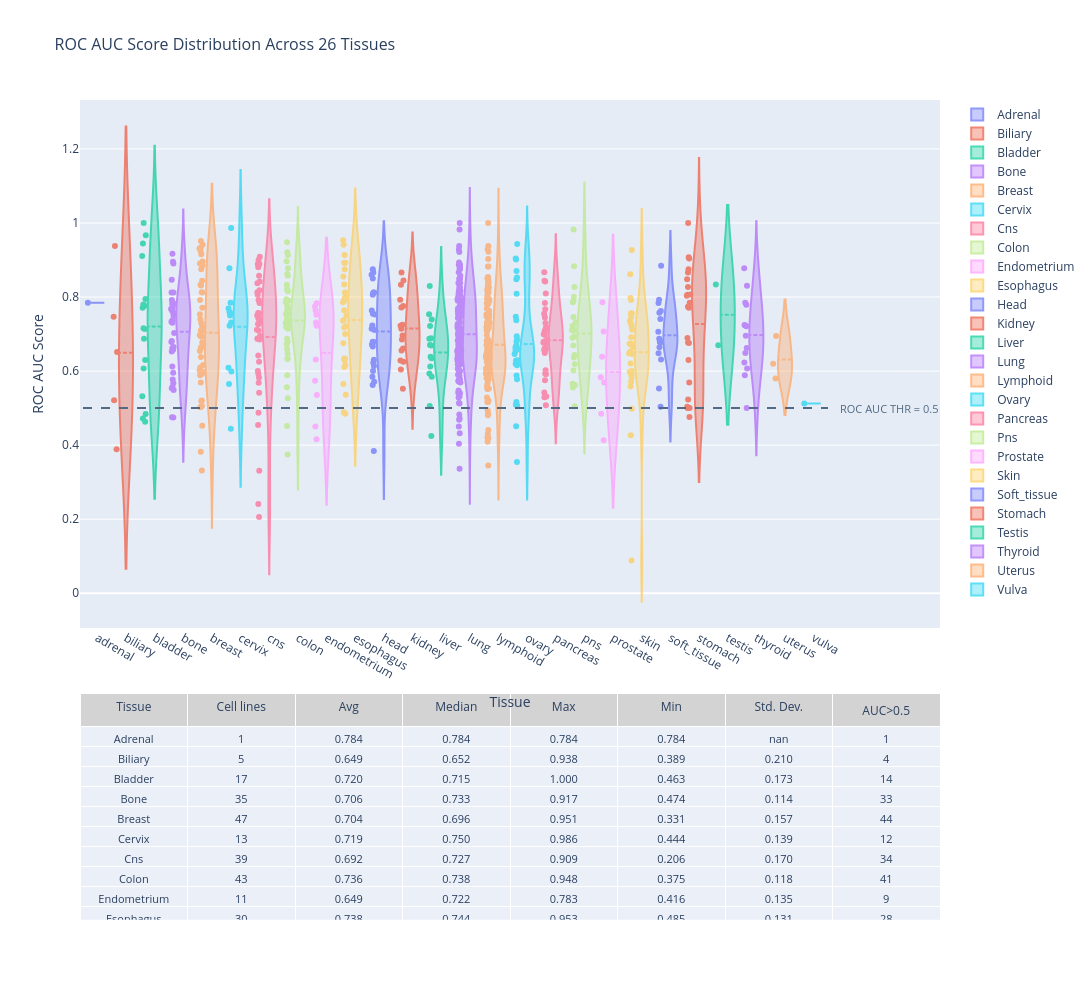

The cell this chart's notebook holds for it:
### Markdown cell above
## ROC AUC Violin Plot

### Code cell
# ROC AUC violin plot
# Use selected_tissues parameter to filter tissues, or None to show all
fig_roc = plot_roc_pr_violin(
    roc_auc_df,
    plots_dir=multi_tissue_plots_dir,
    plot_name='roc_auc_violin',
    selected_tissues=None,  # None = all tissues, or ['colon', 'breast', 'pancreas'] for specific
    metric='ROC',
    threshold=0.5,
    height=1000,
    show=show
)

### Figure 1 — Plotly figure (JSON) as saved in the notebook; plotly's stock layout.template omitted (floating-point values rounded to 4 significant figures; data arrays with more than 128 entries replaced by an {"elided": "..."} marker saying what was removed)
{"data": [{"hovertemplate": "%{hovertext}<br>AUC: %{y:.3f}<extra></extra>", "hovertext": ["Cell line: SW13"], "meanline": {"visible": true}, "name": "Adrenal", "opacity": 0.7, "points": "all", "type": "violin", "x": ["adrenal"], "xaxis": "x", "y": [0.7844], "yaxis": "y"}, {"hovertemplate": "%{hovertext}<br>AUC: %{y:.3f}<extra></extra>", "hovertext": ["Cell line: EGI1", "Cell line: ETK1", "Cell line: HUCCT1", "Cell line: TGBC1TKB", "Cell line: TGBC24TKB"], "meanline": {"visible": true}, "name": "Biliary", "opacity": 0.7, "points": "all", "type": "violin", "x": ["biliary", "biliary", "biliary", "biliary", "biliary"], "xaxis": "x", "y": [0.9379, 0.7467, 0.5214, 0.3889, 0.6518], "yaxis": "y"}, {"hovertemplate": "%{hovertext}<br>AUC: %{y:.3f}<extra></extra>", "hovertext": ["Cell line: 5637", "Cell line: 639V", "Cell line: 647V", "Cell line: CAL29", "Cell line: DSH1", "Cell line: HT1197", "Cell line: HT1376", "Cell line: J82", "Cell line: KU1919", "Cell line: LB831BLC", "Cell line: RT112", "Cell line: RT4", "Cell line: SW1710", "Cell line: SW780", "Cell line: TCCSUP", "Cell line: UMUC3", "Cell line: VMCUB1"], "meanline": {"visible": true}, "name": "Bladder", "opacity": 0.7, "points": "all", "type": "violin", "x": ["bladder", "bladder", "bladder", "bladder", "bladder", "bladder", "bladder", "bladder", "bladder", "bladder", "bladder", "bladder", "bladder", "bladder", "bladder", "bladder", "bladder"], "xaxis": "x", "y": [0.7945, 0.6875, 1.0, 0.9667, 0.7708, 0.78, 0.4722, 0.7154, 0.4634, 0.63, 0.9107, 0.5317, 0.7134, 0.607, 0.9444, 0.4839, 0.7764], "yaxis": "y"}, {"hovertemplate": "%{hovertext}<br>AUC: %{y:.3f}<extra></extra>", "hovertext": ["Cell line: A673", "Cell line: CADOES1", "Cell line: CAL72", "Cell line: CAL78", "Cell line: CHSA8926", "Cell line: CS1", "Cell line: ES1", "Cell line: ES4", "Cell line: ES6", "Cell line: ES7", "Cell line: ES8", "Cell line: EW1", "Cell line: EW11", "Cell line: EW13", "Cell line: EW16", "Cell line: EW18", "Cell line: EW22", "Cell line: EW24", "Cell line: EW3", "Cell line: EW7", "Cell line: G292CLONEA141B1", "Cell line: HEMCSS", "Cell line: HOS", "Cell line: HUO3N1", "Cell line: HUO9", "Cell line: MG63", "Cell line: MHHES1", "Cell line: NOS1", "Cell line: NY", "Cell line: RH1", "Cell line: SAOS2", "Cell line: SJSA1", "Cell line: SKES1", "Cell line: TC71", "Cell line: U2OS"], "meanline": {"visible": true}, "name": "Bone", "opacity": 0.7, "points": "all", "type": "violin", "x": ["bone", "bone", "bone", "bone", "bone", "bone", "bone", "bone", "bone", "bone", "bone", "bone", "bone", "bone", "bone", "bone", "bone", "bone", "bone", "bone", "bone", "bone", "bone", "bone", "bone", "bone", "bone", "bone", "bone", "bone", "bone", "bone", "bone", "bone", "bone"], "xaxis": "x", "y": [0.7308, 0.5486, 0.6625, 0.7378, 0.8125, 0.75, 0.7917, 0.8956, 0.7333, 0.7586, 0.5771, 0.7812, 0.6575, 0.475, 0.917, 0.6813, 0.7822, 0.7628, 0.5568, 0.5538, 0.7734, 0.7674, 0.8125, 0.7846, 0.5672, 0.7344, 0.8464, 0.7031, 0.6648, 0.6528, 0.8906, 0.6786, 0.4743, 0.5952, 0.6125], "yaxis": "y"}, {"hovertemplate": "%{hovertext}<br>AUC: %{y:.3f}<extra></extra>", "hovertext": ["Cell line: AU565", "Cell line: BT20", "Cell line: BT474", "Cell line: BT483", "Cell line: BT549", "Cell line: CAL120", "Cell line: CAL148", "Cell line: CAL51", "Cell line: CAL851", "Cell line: CAMA1", "Cell line: COLO824", "Cell line: DU4475", "Cell line: EFM19", "Cell line: EFM192A", "Cell line: EVSAT", "Cell line: HCC1143", "Cell line: HCC1187", "Cell line: HCC1395", "Cell line: HCC1419", "Cell line: HCC1428", "Cell line: HCC1500", "Cell line: HCC1599", "Cell line: HCC1806", "Cell line: HCC1937", "Cell line: HCC1954", "Cell line: HCC2157", "Cell line: HCC38", "Cell line: HCC70", "Cell line: HDQP1", "Cell line: HS578T", "Cell line: JIMT1", "Cell line: MCF7", "Cell line: MDAMB157", "Cell line: MDAMB175VII", "Cell line: MDAMB231", "Cell line: MDAMB361", "Cell line: MDAMB415", "Cell line: MDAMB436", "Cell line: MDAMB453", "Cell line: MDAMB468", "Cell line: MFM223", "Cell line: MRKNU1", "Cell line: OCUBM", "Cell line: T47D", "Cell line: UACC812", "Cell line: UACC893", "Cell line: ZR7530"], "meanline": {"visible": true}, "name": "Breast", "opacity": 0.7, "points": "all", "type": "violin", "x": ["breast", "breast", "breast", "breast", "breast", "breast", "breast", "breast", "breast", "breast", "breast", "breast", "breast", "breast", "breast", "breast", "breast", "breast", "breast", "breast", "breast", "breast", "breast", "breast", "breast", "breast", "breast", "breast", "breast", "breast", "breast", "breast", "breast", "breast", "breast", "breast", "breast", "breast", "breast", "breast", "breast", "breast", "breast", "breast", "breast", "breast", "breast"], "xaxis": "x", "y": [0.8125, 0.7077, 0.8131, 0.5054, 0.3312, 0.8438, 0.7293, 0.8314, 0.9412, 0.6625, 0.8958, 0.6542, 0.693, 0.6964, 0.5974, 0.5195, 0.8854, 0.5208, 0.7536, 0.7093, 0.6097, 0.7708, 0.5889, 0.5923, 0.931, 0.9514, 0.502, 0.7403, 0.8906, 0.9333, 0.9241, 0.7194, 0.5938, 0.875, 0.6383, 0.9153, 0.8333, 0.6937, 0.3819, 0.6167, 0.7917, 0.6649, 0.6025, 0.6771, 0.5042, 0.4524, 0.5692], "yaxis": "y"}, {"hovertemplate": "%{hovertext}<br>AUC: %{y:.3f}<extra></extra>", "hovertext": ["Cell line: C33A", "Cell line: C4I", "Cell line: CASKI", "Cell line: DOTC24510", "Cell line: HELA", "Cell line: HT3", "Cell line: ME180", "Cell line: MS751", "Cell line: SIHA", "Cell line: SISO", "Cell line: SKGIIIA", "Cell line: SW756", "Cell line: TCYIK"], "meanline": {"visible": true}, "name": "Cervix", "opacity": 0.7, "points": "all", "type": "violin", "x": ["cervix", "cervix", "cervix", "cervix", "cervix", "cervix", "cervix", "cervix", "cervix", "cervix", "cervix", "cervix", "cervix"], "xaxis": "x", "y": [0.5649, 0.7549, 0.9861, 0.7846, 0.7692, 0.8774, 0.7312, 0.4444, 0.75, 0.6087, 0.7596, 0.599, 0.7222], "yaxis": "y"}, {"hovertemplate": "%{hovertext}<br>AUC: %{y:.3f}<extra></extra>", "hovertext": ["Cell line: 42MGBA", "Cell line: 8MGBA", "Cell line: A172", "Cell line: AM38", "Cell line: BECKER", "Cell line: CAS1", "Cell line: D263MG", "Cell line: D283MED", "Cell line: D392MG", "Cell line: DAOY", "Cell line: DBTRG05MG", "Cell line: DKMG", "Cell line: GAMG", "Cell line: GB1", "Cell line: GI1", "Cell line: H4", "Cell line: KALS1", "Cell line: KINGS1", "Cell line: KS1", "Cell line: LN18", "Cell line: LN229", "Cell line: LN405", "Cell line: LNZTA3WT4", "Cell line: M059J", "Cell line: MOGGCCM", "Cell line: MOGGUVW", "Cell line: ONS76", "Cell line: PFSK1", "Cell line: SF268", "Cell line: SF539", "Cell line: SKMG1", "Cell line: SKPNDW", "Cell line: SW1088", "Cell line: SW1783", "Cell line: T98G", "Cell line: U118MG", "Cell line: U251", "Cell line: U87MG", "Cell line: YH13"], "meanline": {"visible": true}, "name": "Cns", "opacity": 0.7, "points": "all", "type": "violin", "x": ["cns", "cns", "cns", "cns", "cns", "cns", "cns", "cns", "cns", "cns", "cns", "cns", "cns", "cns", "cns", "cns", "cns", "cns", "cns", "cns", "cns", "cns", "cns", "cns", "cns", "cns", "cns", "cns", "cns", "cns", "cns", "cns", "cns", "cns", "cns", "cns", "cns", "cns", "cns"], "xaxis": "x", "y": [0.7332, 0.6875, 0.5929, 0.7839, 0.7273, 0.625, 0.8063, 0.8375, 0.6877, 0.842, 0.5682, 0.8889, 0.7116, 0.6946, 0.813, 0.75, 0.3308, 0.8802, 0.6, 0.5825, 0.7569, 0.7922, 0.4875, 0.6852, 0.7561, 0.2059, 0.2411, 0.8571, 0.7431, 0.8182, 0.9, 0.4545, 0.7099, 0.9091, 0.8889, 0.7413, 0.7273, 0.642, 0.5417], "yaxis": "y"}, {"hovertemplate": "%{hovertext}<br>AUC: %{y:.3f}<extra></extra>", "hovertext": ["Cell line: C2BBE1", "Cell line: CAR1", "Cell line: CCK81", "Cell line: CL11", "Cell line: CL40", "Cell line: COLO205", "Cell line: COLO320HSR", "Cell line: COLO678", "Cell line: CW2", "Cell line: DIFI", "Cell line: GP5D", "Cell line: HCC2998", "Cell line: HCT116", "Cell line: HCT15", "Cell line: HT29", "Cell line: HT55", "Cell line: KM12", "Cell line: LOVO", "Cell line: LS123", "Cell line: LS180", "Cell line: LS411N", "Cell line: LS513", "Cell line: MDST8", "Cell line: NCIH716", "Cell line: NCIH747", "Cell line: RCM1", "Cell line: RKO", "Cell line: SKCO1", "Cell line: SNU175", "Cell line: SNU407", "Cell line: SNU61", "Cell line: SNUC1", "Cell line: SNUC2B", "Cell line: SNUC5", "Cell line: SW1116", "Cell line: SW1417", "Cell line: SW1463", "Cell line: SW48", "Cell line: SW620", "Cell line: SW626", "Cell line: SW837", "Cell line: SW948", "Cell line: T84"], "meanline": {"visible": true}, "name": "Colon", "opacity": 0.7, "points": "all", "type": "violin", "x": ["colon", "colon", "colon", "colon", "colon", "colon", "colon", "colon", "colon", "colon", "colon", "colon", "colon", "colon", "colon", "colon", "colon", "colon", "colon", "colon", "colon", "colon", "colon", "colon", "colon", "colon", "colon", "colon", "colon", "colon", "colon", "colon", "colon", "colon", "colon", "colon", "colon", "colon", "colon", "colon", "colon", "colon", "colon"], "xaxis": "x", "y": [0.8208, 0.9137, 0.9208, 0.8778, 0.8571, 0.6591, 0.6333, 0.7143, 0.6799, 0.7188, 0.4519, 0.6458, 0.7351, 0.7688, 0.5264, 0.7292, 0.375, 0.7417, 0.8178, 0.7897, 0.7375, 0.6719, 0.6327, 0.9481, 0.7857, 0.589, 0.8333, 0.762, 0.6875, 0.72, 0.775, 0.7308, 0.7368, 0.7542, 0.7351, 0.5563, 0.8621, 0.7857, 0.7941, 0.7263, 0.8156, 0.7542, 0.8966], "yaxis": "y"}, {"hovertemplate": "%{hovertext}<br>AUC: %{y:.3f}<extra></extra>", "hovertext": ["Cell line: AN3CA", "Cell line: COLO684", "Cell line: EN", "Cell line: ESS1", "Cell line: HEC1", "Cell line: KLE", "Cell line: MFE280", "Cell line: MFE296", "Cell line: MFE319", "Cell line: RL952", "Cell line: SNGM"], "meanline": {"visible": true}, "name": "Endometrium", "opacity": 0.7, "points": "all", "type": "violin", "x": ["endometrium", "endometrium", "endometrium", "endometrium", "endometrium", "endometrium", "endometrium", "endometrium", "endometrium", "endometrium", "endometrium"], "xaxis": "x", "y": [0.7639, 0.6312, 0.5357, 0.7524, 0.783, 0.4158, 0.7747, 0.5741, 0.7309, 0.4506, 0.7222], "yaxis": "y"}, {"hovertemplate": "%{hovertext}<br>AUC: %{y:.3f}<extra></extra>", "hovertext": ["Cell line: COLO680N", "Cell line: ECGI10", "Cell line: ESO26", "Cell line: ESO51", "Cell line: FLO1", "Cell line: KYAE1", "Cell line: KYSE140", "Cell line: KYSE150", "Cell line: KYSE180", "Cell line: KYSE220", "Cell line: KYSE270", "Cell line: KYSE410", "Cell line: KYSE450", "Cell line: KYSE50", "Cell line: KYSE520", "Cell line: KYSE70", "Cell line: OACM51", "Cell line: OACP4C", "Cell line: OE19", "Cell line: OE21", "Cell line: OE33", "Cell line: SKGT4", "Cell line: TE1", "Cell line: TE15", "Cell line: TE4", "Cell line: TE5", "Cell line: TE6", "Cell line: TE8", "Cell line: TE9", "Cell line: TT"], "meanline": {"visible": true}, "name": "Esophagus", "opacity": 0.7, "points": "all", "type": "violin", "x": ["esophagus", "esophagus", "esophagus", "esophagus", "esophagus", "esophagus", "esophagus", "esophagus", "esophagus", "esophagus", "esophagus", "esophagus", "esophagus", "esophagus", "esophagus", "esophagus", "esophagus", "esophagus", "esophagus", "esophagus", "esophagus", "esophagus", "esophagus", "esophagus", "esophagus", "esophagus", "esophagus", "esophagus", "esophagus", "esophagus"], "xaxis": "x", "y": [0.7901, 0.629, 0.7, 0.565, 0.75, 0.7857, 0.6753, 0.4889, 0.7976, 0.9412, 0.8929, 0.7375, 0.4846, 0.6111, 0.7361, 0.7208, 0.7178, 0.8125, 0.9531, 0.875, 0.5361, 0.7646, 0.6339, 0.8556, 0.8929, 0.9135, 0.6333, 0.7986, 0.8341, 0.6164], "yaxis": "y"}, {"hovertemplate": "%{hovertext}<br>AUC: %{y:.3f}<extra></extra>", "hovertext": ["Cell line: A253", "Cell line: BB49HNC", "Cell line: BICR10", "Cell line: BICR22", "Cell line: BICR78", "Cell line: CA922", "Cell line: CAL27", "Cell line: CAL33", "Cell line: DETROIT562", "Cell line: DOK", "Cell line: FADU", "Cell line: HO1U1", "Cell line: HSC2", "Cell line: HSC3", "Cell line: HSC4", "Cell line: JHU022", "Cell line: LB771HNC", "Cell line: NCIH3118", "Cell line: OSC20", "Cell line: PCI30", "Cell line: SAS", "Cell line: SAT", "Cell line: SCC15", "Cell line: SCC4", "Cell line: SCC9", "Cell line: SKN3"], "meanline": {"visible": true}, "name": "Head", "opacity": 0.7, "points": "all", "type": "violin", "x": ["head", "head", "head", "head", "head", "head", "head", "head", "head", "head", "head", "head", "head", "head", "head", "head", "head", "head", "head", "head", "head", "head", "head", "head", "head", "head"], "xaxis": "x", "y": [0.7232, 0.5625, 0.875, 0.85, 0.7549, 0.7143, 0.6308, 0.8062, 0.8602, 0.7111, 0.8111, 0.6793, 0.8661, 0.8125, 0.5844, 0.3841, 0.6782, 0.8125, 0.6, 0.7531, 0.6222, 0.7639, 0.6719, 0.5714, 0.6138, 0.6667], "yaxis": "y"}, {"hovertemplate": "%{hovertext}<br>AUC: %{y:.3f}<extra></extra>", "hovertext": ["Cell line: 769P", "Cell line: 7860", "Cell line: A498", "Cell line: A704", "Cell line: ACHN", "Cell line: BFTC909", "Cell line: CAL54", "Cell line: G401", "Cell line: KMRC1", "Cell line: KMRC20", "Cell line: LB996RCC", "Cell line: OSRC2", "Cell line: RCC10RGB", "Cell line: RCCJW", "Cell line: SN12C", "Cell line: TK10", "Cell line: VMRCRCZ"], "meanline": {"visible": true}, "name": "Kidney", "opacity": 0.7, "points": "all", "type": "violin", "x": ["kidney", "kidney", "kidney", "kidney", "kidney", "kidney", "kidney", "kidney", "kidney", "kidney", "kidney", "kidney", "kidney", "kidney", "kidney", "kidney", "kidney"], "xaxis": "x", "y": [0.6853, 0.8333, 0.661, 0.7925, 0.7719, 0.7143, 0.6288, 0.8663, 0.725, 0.6554, 0.7754, 0.6042, 0.5521, 0.625, 0.7222, 0.8444, 0.6962], "yaxis": "y"}, {"hovertemplate": "%{hovertext}<br>AUC: %{y:.3f}<extra></extra>", "hovertext": ["Cell line: C3A", "Cell line: HLE", "Cell line: HUH1", "Cell line: HUH7", "Cell line: JHH1", "Cell line: JHH2", "Cell line: JHH4", "Cell line: JHH6", "Cell line: JHH7", "Cell line: SKHEP1", "Cell line: SNU182", "Cell line: SNU387", "Cell line: SNU398", "Cell line: SNU423", "Cell line: SNU449"], "meanline": {"visible": true}, "name": "Liver", "opacity": 0.7, "points": "all", "type": "violin", "x": ["liver", "liver", "liver", "liver", "liver", "liver", "liver", "liver", "liver", "liver", "liver", "liver", "liver", "liver", "liver"], "xaxis": "x", "y": [0.6875, 0.4249, 0.6707, 0.6687, 0.7216, 0.6125, 0.7538, 0.6889, 0.5938, 0.5055, 0.5848, 0.8299, 0.6346, 0.7396, 0.6389], "yaxis": "y"}, {"hovertemplate": "%{hovertext}<br>AUC: %{y:.3f}<extra></extra>", "hovertext": {"elided": "142 str values"}, "meanline": {"visible": true}, "name": "Lung", "opacity": 0.7, "points": "all", "type": "violin", "x": {"elided": "142 str values"}, "xaxis": "x", "y": {"elided": "142 float values"}, "yaxis": "y"}, {"hovertemplate": "%{hovertext}<br>AUC: %{y:.3f}<extra></extra>", "hovertext": {"elided": "133 str values"}, "meanline": {"visible": true}, "name": "Lymphoid", "opacity": 0.7, "points": "all", "type": "violin", "x": {"elided": "133 str values"}, "xaxis": "x", "y": {"elided": "133 float values"}, "yaxis": "y"}, {"hovertemplate": "%{hovertext}<br>AUC: %{y:.3f}<extra></extra>", "hovertext": ["Cell line: A2780", "Cell line: CAOV4", "Cell line: DOV13", "Cell line: EFO21", "Cell line: ES2", "Cell line: FUOV1", "Cell line: HEY", "Cell line: IGROV1", "Cell line: KGN", "Cell line: KURAMOCHI", "Cell line: OAW28", "Cell line: OAW42", "Cell line: OC314", "Cell line: OV56", "Cell line: OV90", "Cell line: OVCA420", "Cell line: OVCAR3", "Cell line: OVCAR4", "Cell line: OVCAR5", "Cell line: OVCAR8", "Cell line: OVISE", "Cell line: OVKATE", "Cell line: OVMIU", "Cell line: OVTOKO", "Cell line: PA1", "Cell line: PEO1", "Cell line: RMGI", "Cell line: SKOV3", "Cell line: TOV112D", "Cell line: TOV21G", "Cell line: TYKNU"], "meanline": {"visible": true}, "name": "Ovary", "opacity": 0.7, "points": "all", "type": "violin", "x": ["ovary", "ovary", "ovary", "ovary", "ovary", "ovary", "ovary", "ovary", "ovary", "ovary", "ovary", "ovary", "ovary", "ovary", "ovary", "ovary", "ovary", "ovary", "ovary", "ovary", "ovary", "ovary", "ovary", "ovary", "ovary", "ovary", "ovary", "ovary", "ovary", "ovary", "ovary"], "xaxis": "x", "y": [0.6285, 0.6155, 0.9435, 0.8479, 0.5778, 0.6458, 0.6607, 0.6938, 0.6632, 0.7375, 0.685, 0.8089, 0.619, 0.5879, 0.9014, 0.4511, 0.5069, 0.5165, 0.7465, 0.6803, 0.6246, 0.6689, 0.9038, 0.8524, 0.6292, 0.8704, 0.3542, 0.6545, 0.5089, 0.6591, 0.6196], "yaxis": "y"}, {"hovertemplate": "%{hovertext}<br>AUC: %{y:.3f}<extra></extra>", "hovertext": ["Cell line: ASPC1", "Cell line: BXPC3", "Cell line: CAPAN1", "Cell line: CAPAN2", "Cell line: CFPAC1", "Cell line: DANG", "Cell line: HPAC", "Cell line: HPAFII", "Cell line: HS766T", "Cell line: HUPT3", "Cell line: HUPT4", "Cell line: KP1N", "Cell line: KP2", "Cell line: KP3", "Cell line: KP4", "Cell line: MIAPACA2", "Cell line: PANC0203", "Cell line: PANC0327", "Cell line: PANC0403", "Cell line: PANC0813", "Cell line: PANC1005", "Cell line: PATU8902", "Cell line: PATU8988T", "Cell line: PL18", "Cell line: PL4", "Cell line: PSN1", "Cell line: SU8686", "Cell line: SUIT2", "Cell line: SW1990", "Cell line: YAPC"], "meanline": {"visible": true}, "name": "Pancreas", "opacity": 0.7, "points": "all", "type": "violin", "x": ["pancreas", "pancreas", "pancreas", "pancreas", "pancreas", "pancreas", "pancreas", "pancreas", "pancreas", "pancreas", "pancreas", "pancreas", "pancreas", "pancreas", "pancreas", "pancreas", "pancreas", "pancreas", "pancreas", "pancreas", "pancreas", "pancreas", "pancreas", "pancreas", "pancreas", "pancreas", "pancreas", "pancreas", "pancreas", "pancreas"], "xaxis": "x", "y": [0.6772, 0.5422, 0.6996, 0.7549, 0.6856, 0.8095, 0.7174, 0.7298, 0.5754, 0.7089, 0.7446, 0.8417, 0.8439, 0.6982, 0.6571, 0.5079, 0.8667, 0.5911, 0.767, 0.6799, 0.6021, 0.6489, 0.6587, 0.5291, 0.709, 0.6736, 0.5938, 0.5312, 0.7837, 0.6621], "yaxis": "y"}, {"hovertemplate": "%{hovertext}<br>AUC: %{y:.3f}<extra></extra>", "hovertext": ["Cell line: BE2M17", "Cell line: CHP134", "Cell line: CHP212", "Cell line: GIMEN", "Cell line: GOTO", "Cell line: IMR5", "Cell line: KELLY", "Cell line: KPNYN", "Cell line: NB1", "Cell line: NB10", "Cell line: NB12", "Cell line: NB13", "Cell line: NB14", "Cell line: NB69", "Cell line: NB7", "Cell line: NBTU110", "Cell line: NH12", "Cell line: SIMA", "Cell line: SKNAS", "Cell line: SKNDZ", "Cell line: SKNFI", "Cell line: SKNSH", "Cell line: TGW"], "meanline": {"visible": true}, "name": "Pns", "opacity": 0.7, "points": "all", "type": "violin", "x": ["pns", "pns", "pns", "pns", "pns", "pns", "pns", "pns", "pns", "pns", "pns", "pns", "pns", "pns", "pns", "pns", "pns", "pns", "pns", "pns", "pns", "pns", "pns"], "xaxis": "x", "y": [0.8006, 0.6899, 0.9821, 0.7106, 0.6186, 0.7109, 0.7862, 0.6434, 0.6364, 0.7091, 0.6018, 0.5655, 0.6693, 0.6931, 0.5622, 0.5053, 0.8834, 0.7458, 0.5556, 0.7894, 0.8268, 0.7214, 0.7312], "yaxis": "y"}, {"hovertemplate": "%{hovertext}<br>AUC: %{y:.3f}<extra></extra>", "hovertext": ["Cell line: 22RV1", "Cell line: BPH1", "Cell line: DU145", "Cell line: LNCAPCLONEFGC", "Cell line: PC3", "Cell line: PWR1E", "Cell line: VCAP"], "meanline": {"visible": true}, "name": "Prostate", "opacity": 0.7, "points": "all", "type": "violin", "x": ["prostate", "prostate", "prostate", "prostate", "prostate", "prostate", "prostate"], "xaxis": "x", "y": [0.707, 0.4133, 0.6384, 0.4846, 0.5692, 0.7857, 0.5833], "yaxis": "y"}, {"hovertemplate": "%{hovertext}<br>AUC: %{y:.3f}<extra></extra>", "hovertext": ["Cell line: A101D", "Cell line: A2058", "Cell line: A375", "Cell line: C32", "Cell line: CHL1", "Cell line: COLO679", "Cell line: COLO792", "Cell line: COLO829", "Cell line: G361", "Cell line: GAK", "Cell line: HMVII", "Cell line: HT144", "Cell line: IGR1", "Cell line: IGR37", "Cell line: ISTMEL1", "Cell line: LOXIMVI", "Cell line: M14", "Cell line: MELJUSO", "Cell line: MEWO", "Cell line: RPMI7951", "Cell line: SH4", "Cell line: SKMEL1", "Cell line: SKMEL2", "Cell line: SKMEL24", "Cell line: UACC257", "Cell line: UACC62", "Cell line: WM115", "Cell line: WM1552C", "Cell line: WM278", "Cell line: WM35", "Cell line: WM793B"], "meanline": {"visible": true}, "name": "Skin", "opacity": 0.7, "points": "all", "type": "violin", "x": ["skin", "skin", "skin", "skin", "skin", "skin", "skin", "skin", "skin", "skin", "skin", "skin", "skin", "skin", "skin", "skin", "skin", "skin", "skin", "skin", "skin", "skin", "skin", "skin", "skin", "skin", "skin", "skin", "skin", "skin", "skin"], "xaxis": "x", "y": [0.5702, 0.5894, 0.7125, 0.4268, 0.5979, 0.6474, 0.7556, 0.8615, 0.6522, 0.08824, 0.7561, 0.5817, 0.7353, 0.6739, 0.9267, 0.5586, 0.7976, 0.7917, 0.6742, 0.7229, 0.6004, 0.6737, 0.5964, 0.5923, 0.6643, 0.7295, 0.4981, 0.7451, 0.6464, 0.6917, 0.6206], "yaxis": "y"}, {"hovertemplate": "%{hovertext}<br>AUC: %{y:.3f}<extra></extra>", "hovertext": ["Cell line: A204", "Cell line: G402", "Cell line: GCT", "Cell line: HS633T", "Cell line: HT1080", "Cell line: KYM1", "Cell line: MFHINO", "Cell line: RD", "Cell line: RH41", "Cell line: RKN", "Cell line: SJRH30", "Cell line: SKLMS1", "Cell line: SW684", "Cell line: SW872", "Cell line: SW982", "Cell line: VAESBJ"], "meanline": {"visible": true}, "name": "Soft_tissue", "opacity": 0.7, "points": "all", "type": "violin", "x": ["soft_tissue", "soft_tissue", "soft_tissue", "soft_tissue", "soft_tissue", "soft_tissue", "soft_tissue", "soft_tissue", "soft_tissue", "soft_tissue", "soft_tissue", "soft_tissue", "soft_tissue", "soft_tissue", "soft_tissue", "soft_tissue"], "xaxis": "x", "y": [0.6316, 0.664, 0.5035, 0.6799, 0.6779, 0.7924, 0.7839, 0.7625, 0.6481, 0.5531, 0.8846, 0.7404, 0.7578, 0.7064, 0.6788, 0.6875], "yaxis": "y"}, {"hovertemplate": "%{hovertext}<br>AUC: %{y:.3f}<extra></extra>", "hovertext": ["Cell line: 2313287", "Cell line: AGS", "Cell line: ECC10", "Cell line: FU97", "Cell line: GCIY", "Cell line: HGC27", "Cell line: HS746T", "Cell line: HSC39", "Cell line: IM95", "Cell line: KATOIII", "Cell line: MKN1", "Cell line: MKN28", "Cell line: MKN45", "Cell line: NCIN87", "Cell line: NUGC3", "Cell line: NUGC4", "Cell line: OCUM1", "Cell line: RERFGC1B", "Cell line: SKGT2", "Cell line: SNU1", "Cell line: SNU16", "Cell line: SNU5", "Cell line: TGBC11TKB"], "meanline": {"visible": true}, "name": "Stomach", "opacity": 0.7, "points": "all", "type": "violin", "x": ["stomach", "stomach", "stomach", "stomach", "stomach", "stomach", "stomach", "stomach", "stomach", "stomach", "stomach", "stomach", "stomach", "stomach", "stomach", "stomach", "stomach", "stomach", "stomach", "stomach", "stomach", "stomach", "stomach"], "xaxis": "x", "y": [0.8482, 1.0, 0.6772, 0.8035, 0.875, 0.6299, 0.7708, 0.9038, 0.7737, 0.8663, 0.9077, 0.7847, 0.4759, 0.5694, 0.8069, 0.5231, 0.6893, 0.5, 0.5, 0.5036, 0.6756, 0.8268, 0.8059], "yaxis": "y"}, {"hovertemplate": "%{hovertext}<br>AUC: %{y:.3f}<extra></extra>", "hovertext": ["Cell line: NCCIT", "Cell line: NEC8"], "meanline": {"visible": true}, "name": "Testis", "opacity": 0.7, "points": "all", "type": "violin", "x": ["testis", "testis"], "xaxis": "x", "y": [0.6696, 0.8341], "yaxis": "y"}, {"hovertemplate": "%{hovertext}<br>AUC: %{y:.3f}<extra></extra>", "hovertext": ["Cell line: 8305C", "Cell line: 8505C", "Cell line: ASH3", "Cell line: BCPAP", "Cell line: BHT101", "Cell line: CAL62", "Cell line: CGTHW1", "Cell line: FTC133", "Cell line: HTCC3", "Cell line: IHH4", "Cell line: K5", "Cell line: RO82W1", "Cell line: TT", "Cell line: TT2609C02"], "meanline": {"visible": true}, "name": "Thyroid", "opacity": 0.7, "points": "all", "type": "violin", "x": ["thyroid", "thyroid", "thyroid", "thyroid", "thyroid", "thyroid", "thyroid", "thyroid", "thyroid", "thyroid", "thyroid", "thyroid", "thyroid", "thyroid"], "xaxis": "x", "y": [0.649, 0.6232, 0.8778, 0.7228, 0.6071, 0.6621, 0.589, 0.5, 0.8304, 0.6955, 0.7244, 0.7211, 0.7794, 0.7842], "yaxis": "y"}, {"hovertemplate": "%{hovertext}<br>AUC: %{y:.3f}<extra></extra>", "hovertext": ["Cell line: MESSA", "Cell line: SKN", "Cell line: SKUT1"], "meanline": {"visible": true}, "name": "Uterus", "opacity": 0.7, "points": "all", "type": "violin", "x": ["uterus", "uterus", "uterus"], "xaxis": "x", "y": [0.6198, 0.5802, 0.6944], "yaxis": "y"}, {"hovertemplate": "%{hovertext}<br>AUC: %{y:.3f}<extra></extra>", "hovertext": ["Cell line: CAL39"], "meanline": {"visible": true}, "name": "Vulva", "opacity": 0.7, "points": "all", "type": "violin", "x": ["vulva"], "xaxis": "x", "y": [0.5125], "yaxis": "y"}, {"cells": {"align": "center", "font": {"size": 11}, "values": {"elided": "8x26 mixed values"}}, "domain": {"x": [0, 1], "y": [0, 0.276]}, "header": {"align": "center", "fill": {"color": "lightgrey"}, "font": {"size": 12}, "values": ["Tissue", "Cell lines", "Avg", "Median", "Max", "Min", "Std. Dev.", "AUC>0.5"]}, "type": "table"}], "layout": {"annotations": [{"font": {"color": "rgb(82, 106, 131)", "size": 11}, "showarrow": false, "text": "ROC AUC THR = 0.5", "x": 25.5, "xanchor": "left", "xref": "x", "xshift": 10, "y": 0.5, "yref": "y"}], "height": 1000, "shapes": [{"line": {"color": "rgb(82, 106, 131)", "dash": "dash", "width": 2}, "type": "line", "x0": -0.5, "x1": 25.5, "xref": "x", "y0": 0.5, "y1": 0.5, "yref": "y"}], "showlegend": true, "title": {"font": {"size": 16}, "text": "ROC AUC Score Distribution Across 26 Tissues"}, "width": 1400, "xaxis": {"anchor": "y", "domain": [0, 1], "title": {"text": "Tissue"}}, "yaxis": {"anchor": "x", "domain": [0.356, 1], "title": {"text": "ROC AUC Score"}}}}
